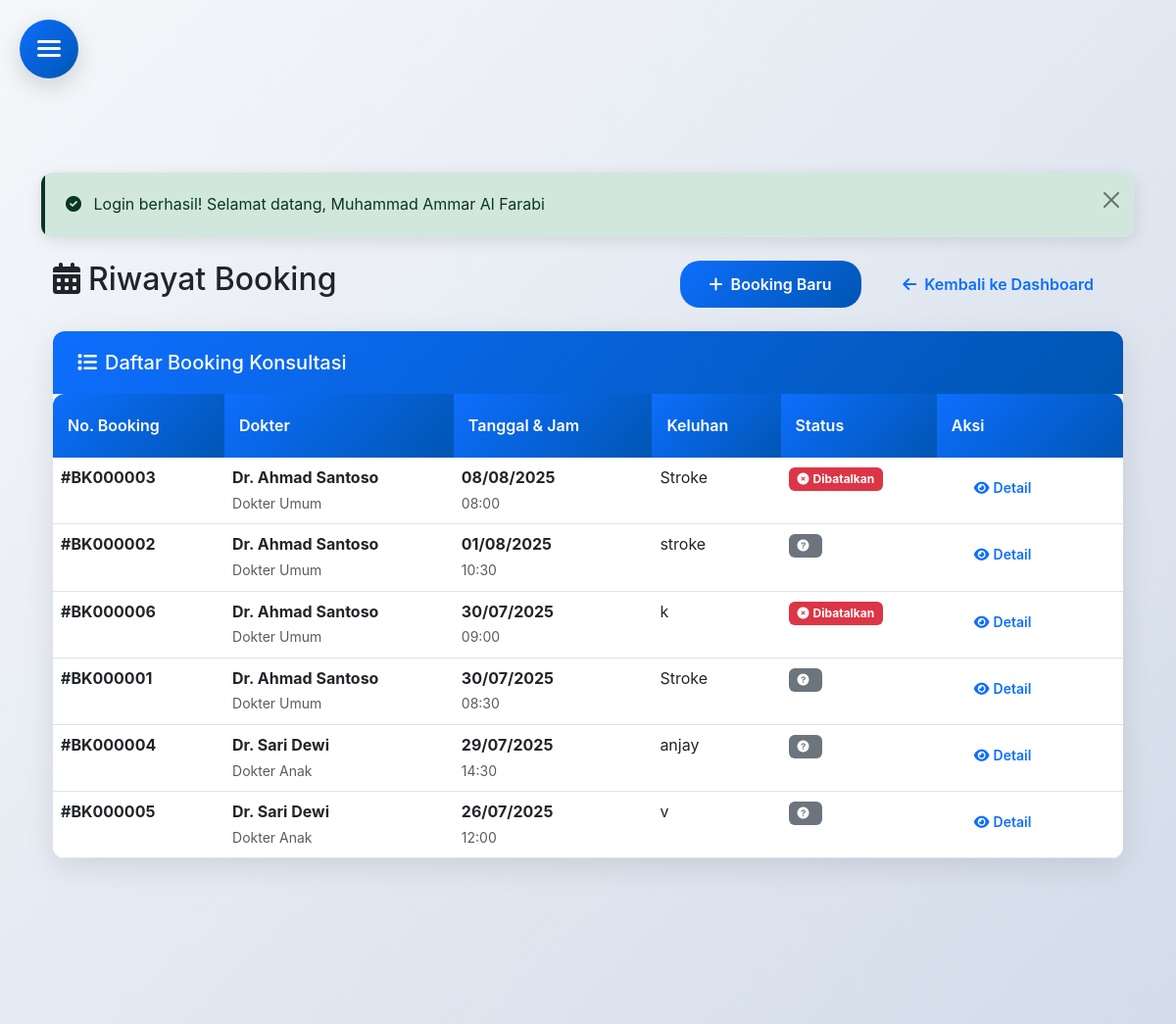
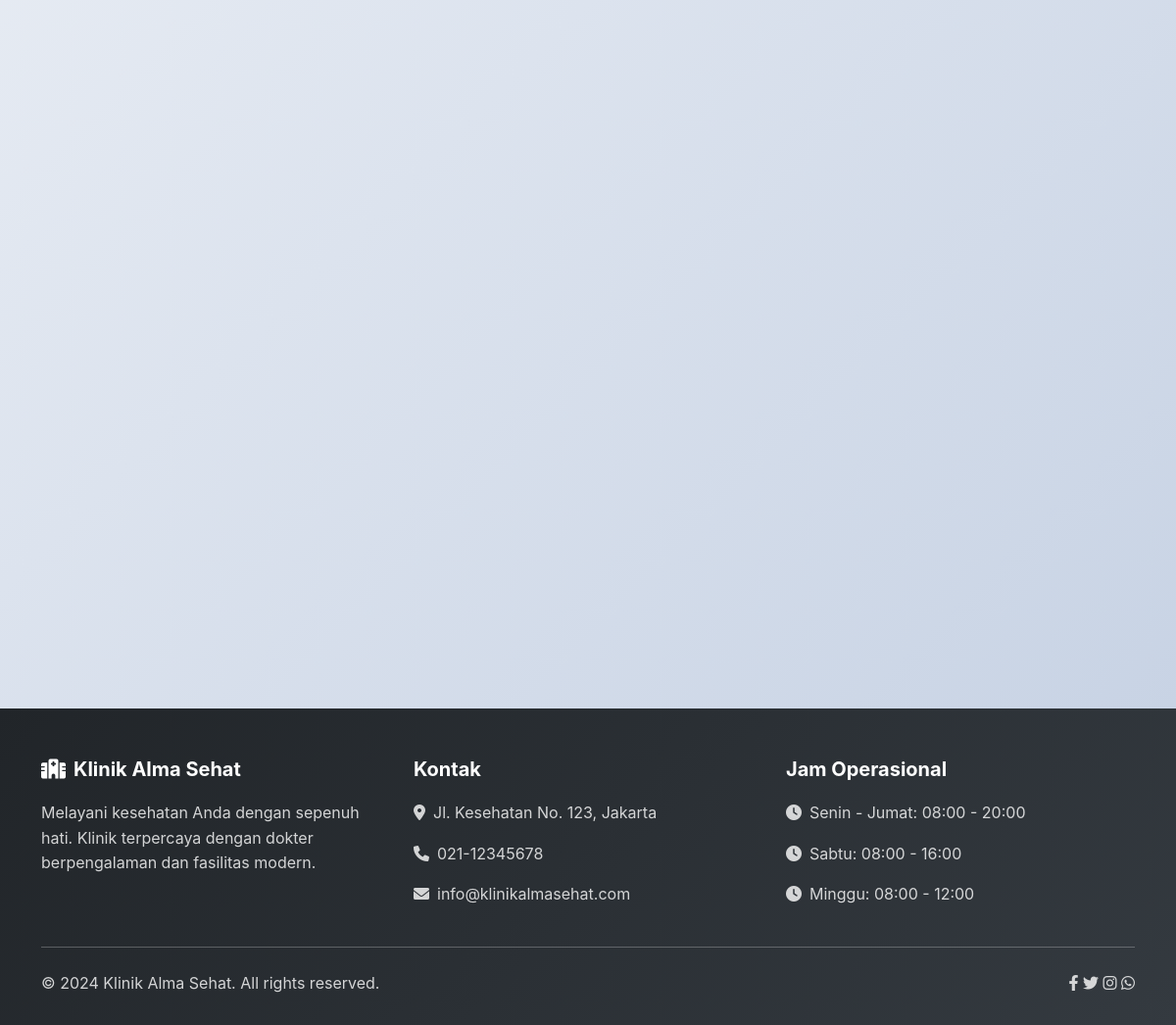
Page /pasien/booking.php (signed in) on the committed database (2 pictures, top to bottom).
### tables this page shows
CREATE TABLE `booking` (
  `id` int(11) NOT NULL,
  `pasien_id` int(11) DEFAULT NULL,
  `dokter_id` int(11) DEFAULT NULL,
  `tanggal_kunjungan` date NOT NULL,
  `jam_kunjungan` time NOT NULL,
  `keluhan` text DEFAULT NULL,
  `status` enum('pending','selesai','dibatalkan') DEFAULT 'pending'
);

CREATE TABLE `users` (
  `id` int(11) NOT NULL,
  `nama` varchar(100) NOT NULL,
  `email` varchar(100) NOT NULL,
  `password` varchar(255) NOT NULL,
  `role` enum('admin','dokter','pasien') NOT NULL,
  `created_at` timestamp NOT NULL DEFAULT current_timestamp()
);

CREATE TABLE `dokter` (
  `id` int(11) NOT NULL,
  `user_id` int(11) DEFAULT NULL,
  `spesialis` varchar(100) NOT NULL,
  `no_str` varchar(50) DEFAULT NULL,
  `foto` varchar(255) DEFAULT NULL
);

### config/init.php (called while the page is built, shortened)
<?php
function formatTanggal($tanggal) {
    return date('d/m/Y', strtotime($tanggal));
}
function formatWaktu($waktu) {
    return date('H:i', strtotime($waktu));
}
?>

### pasien/booking.php (the view, shortened to what this page needs)
<?php
require_once __DIR__ . '/../config/init.php';
$user_id = $_SESSION['user_id'];
try {
    $db = new Database();
    $conn = $db->getConnection();
    $stmt = $conn->prepare("SELECT * FROM pasien WHERE user_id = ?");
    $stmt->execute([$user_id]);
    $pasien = $stmt->fetch(PDO::FETCH_ASSOC);
    $stmt = $conn->prepare("
        SELECT b.*, d.spesialis, u.nama as nama_dokter
        FROM booking b
        JOIN dokter d ON b.dokter_id = d.id
        JOIN users u ON d.user_id = u.id
        WHERE b.pasien_id = ?
        ORDER BY b.tanggal_kunjungan DESC, b.jam_kunjungan DESC
    ");
    $stmt->execute([$pasien['id']]);
    $bookings = $stmt->fetchAll(PDO::FETCH_ASSOC);
} catch (Exception $e) {
    $error = "Terjadi kesalahan: " . $e->getMessage();
}
include '../includes/user-header.php';
?>
<div class="container mt-4">
    <div class="row">
        <div class="col-12">
            <div class="d-flex justify-content-between align-items-center mb-4">
                <h2><i class="fas fa-calendar-alt me-2"></i>Riwayat Booking</h2>
                <div>
                    <a href="../booking.php" class="btn btn-primary me-2">
                        <i class="fas fa-plus me-2"></i>Booking Baru
                    </a>
                    <a href="index.php" class="btn btn-outline-primary">
                        <i class="fas fa-arrow-left me-2"></i>Kembali ke Dashboard
                    </a>
                </div>
            </div>
        </div>
    </div>
    <div class="row">
        <div class="col-12">
            <?php if (empty($bookings)): ?>
                <div class="card">
                    <div class="card-body text-center py-5">
                        <i class="fas fa-calendar-times text-muted mb-3" style="font-size: 4rem;"></i>
                        <h4 class="text-muted">Belum Ada Booking</h4>
                        <p class="text-muted mb-4">Anda belum memiliki riwayat booking konsultasi.</p>
                        <a href="../booking.php" class="btn btn-primary">
                            <i class="fas fa-calendar-plus me-2"></i>Booking Sekarang
                        </a>
                    </div>
                </div>
            <?php else: ?>
                <div class="card">
                    <div class="card-header bg-primary text-white">
                        <h5 class="mb-0"><i class="fas fa-list me-2"></i>Daftar Booking Konsultasi</h5>
                    </div>
                    <div class="card-body p-0">
                        <div class="table-responsive">
                            <table class="table table-hover mb-0">
                                <thead class="table-light">
                                    <tr>
                                        <th>No. Booking</th>
                                        <th>Dokter</th>
                                        <th>Tanggal & Jam</th>
                                        <th>Keluhan</th>
                                        <th>Status</th>
                                        <th>Aksi</th>
                                    </tr>
                                </thead>
                                <tbody>
                                    <?php foreach ($bookings as $booking): ?>
                                        <tr>
                                            <td>
                                                <strong>#BK<?= str_pad($booking['id'], 6, '0', STR_PAD_LEFT) ?></strong>
                                            </td>
                                            <td>
                                                <div>
                                                    <strong><?= htmlspecialchars($booking['nama_dokter']) ?></strong><br>
                                                    <small class="text-muted"><?= htmlspecialchars($booking['spesialis']) ?></small>
                                                </div>
                                            </td>
                                            <td>
                                                <div>
                                                    <strong><?= formatTanggal($booking['tanggal_kunjungan']) ?></strong><br>
                                                    <small class="text-muted"><?= formatWaktu($booking['jam_kunjungan']) ?></small>
                                                </div>
                                            </td>
                                            <td>
                                                <div style="max-width: 200px;">
                                                    <?= htmlspecialchars(substr($booking['keluhan'], 0, 100)) ?>
                                                </div>
                                            </td>
                                            <td>
                                                <?php
                                                $status_class = '';
                                                $status_text = '';
                                                $status_icon = '';
                                                switch ($booking['status']) {
                                                    case 'dibatalkan':
                                                        $status_class = 'danger';
                                                        $status_text = 'Dibatalkan';
                                                        $status_icon = 'times-circle';
                                                        break;
                                                    default:
                                                        $status_class = 'secondary';
                                                        $status_text = ucfirst($booking['status']);
                                                        $status_icon = 'question-circle';
                                                }
                                                ?>
                                                <span class="badge bg-<?= $status_class ?>">
                                                    <i class="fas fa-<?= $status_icon ?> me-1"></i><?= $status_text ?>
                                                </span>
                                            </td>
                                            <td>
                                                <div class="btn-group" role="group">
                                                    <button class="btn btn-sm btn-outline-primary"
                                                            onclick="showBookingDetail(<?= $booking['id'] ?>)">
                                                        <i class="fas fa-eye me-1"></i>Detail
                                                    </button>
                                                </div>
                                            </td>
                                        </tr>
                                    <?php endforeach; ?>
                                </tbody>
                            </table>
                        </div>
                    </div>
                </div>
            <?php endif; ?>
        </div>
    </div>
</div>
<?php include '../includes/user-footer.php'; ?>

### assets/css/style.css (style rules this page uses)
:root { --primary-color: #0d6efd; --secondary-color: #6c757d; --success-color: #198754; --danger-color: #dc3545; --warning-color: #ffc107; --info-color: #0dcaf0; --light-color: #f8f9fa; --dark-color: #212529; }
body { padding-top: 76px; font-family: 'Segoe UI', Tahoma, Geneva, Verdana, sans-serif; }
.card { border: none; box-shadow: 0 4px 6px rgba(0, 0, 0, 0.1); transition: transform 0.3s ease, box-shadow 0.3s ease; }
.card-header { background: var(--primary-color); color: white; border-bottom: none; }
.btn { border-radius: 25px; padding: 10px 25px; font-weight: 500; transition: all 0.3s ease; }
.btn-primary { background: linear-gradient(45deg, var(--primary-color), #0056b3); border: none; }
.table { border-radius: 10px; overflow: hidden; box-shadow: 0 4px 6px rgba(0, 0, 0, 0.1); }
.table thead th { background: var(--primary-color); color: white; border: none; font-weight: 600; }
.badge { font-size: 0.75rem; padding: 0.5em 0.75em; }
.bg-primary { background-color: var(--primary-color) !important; }

### assets/css/user-style.css (style rules this page uses)
:root { --primary-color: #0d6efd; --secondary-color: #6c757d; --success-color: #198754; --danger-color: #dc3545; --warning-color: #ffc107; --info-color: #0dcaf0; --light-color: #f8f9fa; --dark-color: #212529; --white: #ffffff; --shadow-light: rgba(0, 0, 0, 0.1); --shadow-medium: rgba(0, 0, 0, 0.15); --shadow-heavy: rgba(0, 0, 0, 0.3); --transition-fast: 0.2s ease; --transition-medium: 0.3s ease; --transition-slow: 0.5s ease; --border-radius: 12px; --border-radius-small: 8px; --border-radius-large: 20px; }
* { margin: 0; padding: 0; box-sizing: border-box; }
body { font-family: 'Inter', 'Segoe UI', Tahoma, Geneva, Verdana, sans-serif; line-height: 1.6; color: var(--dark-color); background: linear-gradient(135deg, #f5f7fa 0%, #c3cfe2 100%); min-height: 100vh; overflow-x: hidden; }
.card { border: none; border-radius: var(--border-radius); box-shadow: 0 8px 30px var(--shadow-light); transition: all var(--transition-medium); background: var(--white); overflow: hidden; }
.card-header { background: linear-gradient(135deg, var(--primary-color), #0056b3); color: var(--white); border-bottom: none; padding: 20px 25px; font-weight: 600; }
.card-body { padding: 25px; }
.btn { border-radius: var(--border-radius-large); padding: 12px 30px; font-weight: 600; transition: all var(--transition-medium); border: none; position: relative; overflow: hidden; }
.btn::before { content: ''; position: absolute; top: 0; left: -100%; width: 100%; height: 100%; background: linear-gradient(90deg, transparent, rgba(255, 255, 255, 0.2), transparent); transition: left var(--transition-slow); }
.btn-primary { background: linear-gradient(135deg, var(--primary-color), #0056b3); color: var(--white); }
.table { border-radius: var(--border-radius); overflow: hidden; box-shadow: 0 4px 15px var(--shadow-light); background: var(--white); }
.table thead th { background: linear-gradient(135deg, var(--primary-color), #0056b3); color: var(--white); border: none; font-weight: 600; padding: 20px 15px; }
.table tbody tr { transition: all var(--transition-fast); }

### rows in the picture
booking: id "000003", users.nama "Dr. Ahmad Santoso", dokter.spesialis "Dokter Umum", tanggal_kunjungan "08/08/2025", jam_kunjungan "08:00", keluhan "Stroke", status "Dibatalkan"
booking: id "000002", users.nama "Dr. Ahmad Santoso", dokter.spesialis "Dokter Umum", tanggal_kunjungan "01/08/2025", jam_kunjungan "10:30", keluhan "stroke"
booking: id "000006", users.nama "Dr. Ahmad Santoso", dokter.spesialis "Dokter Umum", tanggal_kunjungan "30/07/2025", jam_kunjungan "09:00", keluhan "k", status "Dibatalkan"
booking: id "000001", users.nama "Dr. Ahmad Santoso", dokter.spesialis "Dokter Umum", tanggal_kunjungan "30/07/2025", jam_kunjungan "08:30", keluhan "Stroke"
booking: id "000004", users.nama "Dr. Sari Dewi", dokter.spesialis "Dokter Anak", tanggal_kunjungan "29/07/2025", jam_kunjungan "14:30", keluhan "anjay"
booking: id "000005", users.nama "Dr. Sari Dewi", dokter.spesialis "Dokter Anak", tanggal_kunjungan "26/07/2025", jam_kunjungan "12:00", keluhan "v"

### other values in the picture
$_SESSION['success'] "Login berhasil! Selamat datang, Muhammad Ammar Al Farabi"
